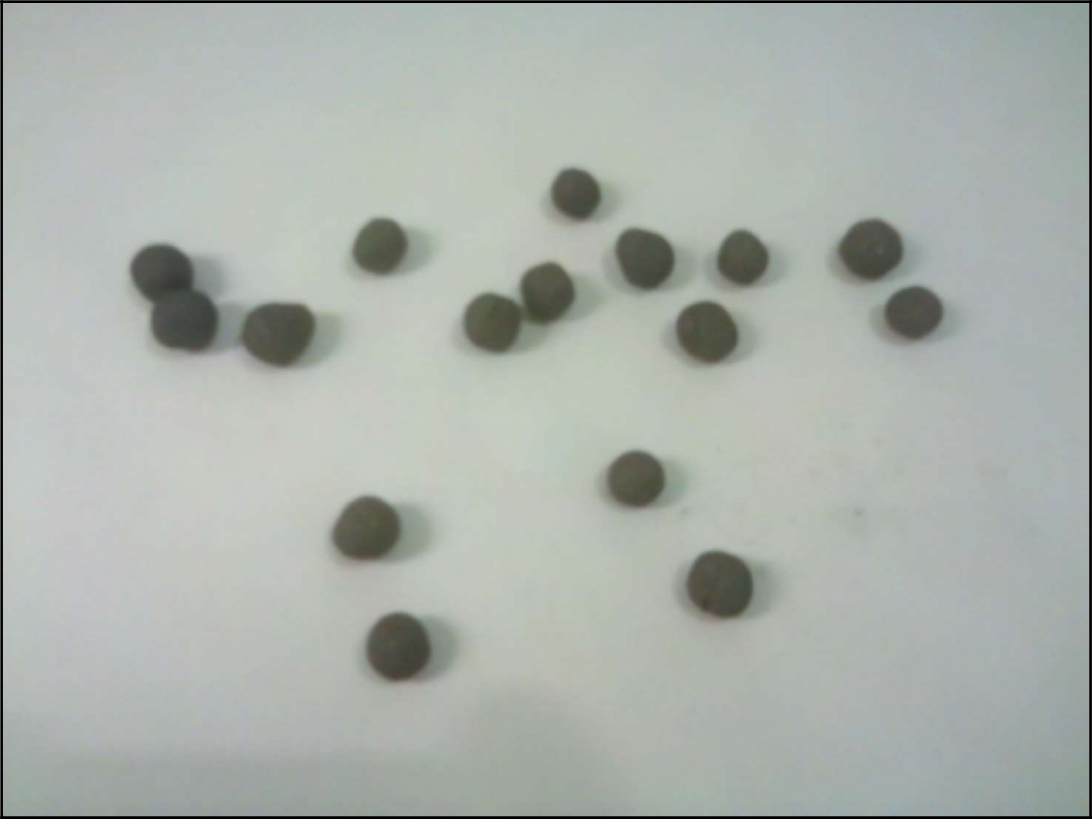
#> input picture images/pepitas.png, 1092 x 819 px, found by its file name
$ python cf_35.py
#> lines starting #> are read from the running program, lines starting #| are printed output that depends on the picture; after the words box and inside, x2 and y2 are one past the last pixel; in counts of white or black regions, pixels touching at a corner belong together
import cv2 as cv
import numpy as np
from matplotlib import pyplot as plt

img = cv.imread('images/pepitas.png', cv.IMREAD_UNCHANGED)
#> img is the input picture: shape (819, 1092, 3); mean B, G, R 172, 177.2, 171.3

img_gray = cv.cvtColor(img, cv.COLOR_BGR2GRAY)

img_bin = img_gray < 100
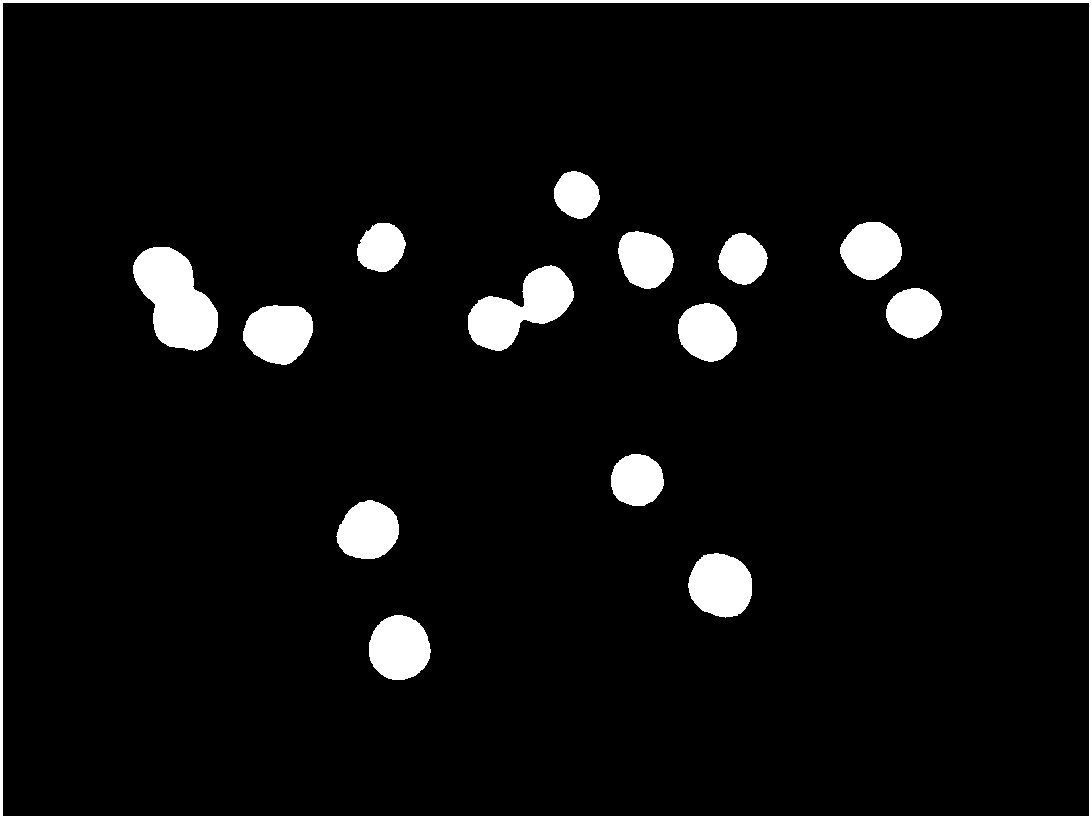
#> img_bin: shape (819, 1092) bool; 5.8% white; 15 white regions, largest, box (x1, y1, x2, y2) and area: (0, 0, 1092, 819) 11430, (133, 247, 218, 351) 5684, (468, 265, 574, 351) 4681

fig = plt.figure()
plt.imshow(img, cmap = 'gray', vmin = 0)
ax = plt.gca()
ax.axes.xaxis.set_visible(True)
ax.axes.yaxis.set_visible(False)
plt.show(block=False)

fig_gray = plt.figure()
plt.imshow(img_gray, cmap='gray', vmin = 0)
ax = plt.gca()
ax.axes.xaxis.set_visible(False)
ax.axes.yaxis.set_visible(False)
plt.show(block=False)

fig_bin = plt.figure()
plt.imshow(img_bin, cmap='gray', vmin = 0)
ax = plt.gca()
ax.axes.xaxis.set_visible(False)
ax.axes.yaxis.set_visible(False)
plt.show()
